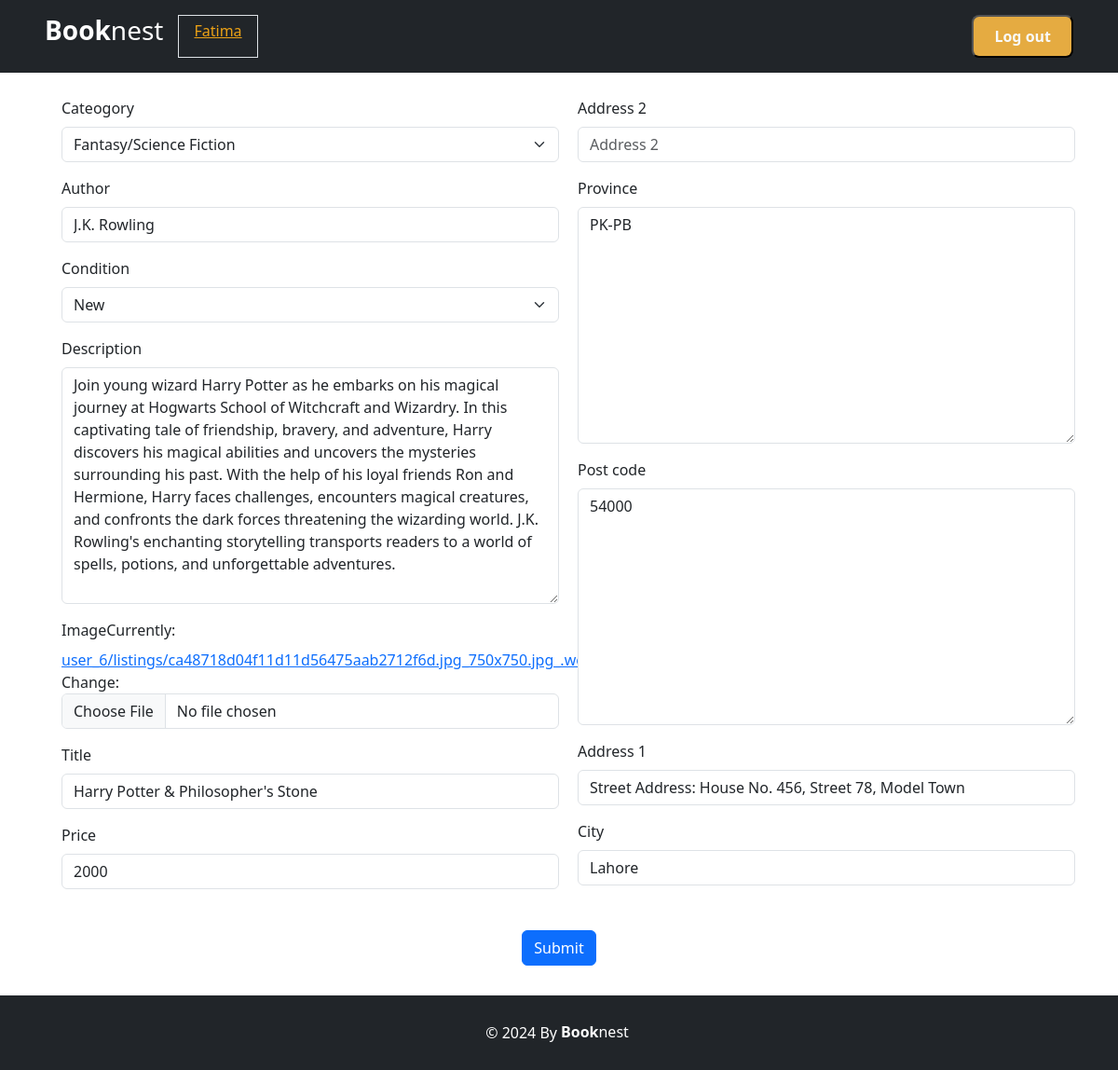
The app's page /listing/1a598170d42844ff8160eb25641b8973/edit/ (signed in) with its own data.
### main/models.py (models this page shows, shortened)
class Listing(models.Model):
    id = models.UUIDField(primary_key=True, default=uuid.uuid4, unique=True, editable=False)
    created_at = models.DateTimeField(auto_now_add=True)
    updated_at = models.DateTimeField(auto_now_add=True)
    title = models.CharField(max_length=150, null=False, default=None)
    author = models.CharField(max_length=100, null=False, default=None)
    seller = models.ForeignKey(Profile, on_delete=models.CASCADE)
    cateogory = models.CharField(max_length=50, choices=BOOK_CATEGORIES, default=None)
    price = models.IntegerField(default=0)
    description = models.TextField()
    condition = models.CharField(max_length=24, choices=BOOK_CONDITION, default=None)
    location = models.OneToOneField(Location, on_delete=models.SET_NULL, null=True)
    image = models.ImageField(upload_to=user_listing_path)

### users/models.py (models this page shows, shortened)
class Location (models.Model):
    address_1 = models.CharField(max_length=150, blank=True)
    address_2 = models.CharField(max_length=150, blank=True)
    city = models.CharField(max_length=50)
    province = PKStateField(default="NY")
    post_code = PKPostCodeField(blank=True)

### main/views.py (the view)
# urls.py: path('listing/<str:id>/edit/', edit_view, name='edit'),
@login_required
def edit_view(request, id):
    try:
        listing = Listing.objects.get(id=id)
        if listing is None:
            raise Exception
        if request.method == 'POST':
            listing_form = ListingForm(request.POST, request.FILES, instance=listing)
            location_form = LocationForm(request.POST, instance=listing.location)
            if listing_form.is_valid() and  location_form.is_valid():
                listing_form.save()
                location_form.save()
                messages.success(request, 'Updated List Successfully.')
                return redirect('home')
            else:
                raise Exception
        else:
            listing_form = ListingForm(instance=listing)
            location_form = LocationForm(instance=listing.location)
            context = {
                'listing_form': listing_form,
                'location_form': location_form,
            }
    except Exception as e:
        messages.error(request, 'An error occured for editing the book list.')
        return redirect('home')
    print(id)
    return render(request, 'views/edit.html', context)

### main/forms.py
class ListingForm(forms.ModelForm):
    class Meta:
        model = Listing
        fields = {'title', 'author', 'cateogory', 'price', 'description', 'condition', 'image'}

### users/forms.py
class LocationForm(forms.ModelForm):
    class Meta:
        model = Location
        fields = {'address_1', 'address_2', 'city', 'province', 'post_code'}

### main/templates/views/edit.html (shortened to what this page needs)
{% extends "base/base.html" %}
{% load django_bootstrap5 %}
{% block "body" %}
    <main>
        <div class="container">
            <form action="" method="post" enctype="multipart/form-data" class="w-100 d-flex flex-column p-4 flex-gap-2">
                <div class="d-flex flex-gap-2">
                    <div class="col-6">
                        {% bootstrap_form listing_form %}
                    </div>
                    <div class="col-6">
                        {% bootstrap_form location_form %}
                    </div>
                </div>
                <div class="100-vh d-flex justify-content-center ">
                    <a href="{% url 'home' %}" class="p-2">{% bootstrap_button button_type="submit" content="Submit" %}</a>
                </div>
            </form>
        </div>
    </main>
{% endblock  %}

### main/templates/base/base.html (shortened to what this page needs)
{% load static %}
<!DOCTYPE html>
<html lang="en">
<head>
    <link rel="stylesheet" href="{% static 'css/bootstrap.min.css' %}">
    <link rel="stylesheet" href="{% static "css/style.css" %}">
</head>
<body>
  {% block "header" %}
  <header>
    <div class="nav justify-content-sm-between bg-dark text-light px-5 py-3">
      <div class="d-flex">
        <a href="{% url 'home' %}" class="text-white"><h3 class="float-md-start mb-0 fw-bold">Book<span class='fw-light'>nest</span></h3></a>
      {% if request.user.is_authenticated %}
      <a class="border mx-3 px-3 py-1 text-orange text-center" href="{% url "profile" %}">{{ request.user|title }}</a>
      {% endif %}
      </div>
      {% if request.user.is_authenticated %}
      <button class="bg-orange rounded-3">
        <a class="nav-link fw-bold text-light active py-2 px-3" aria-current="page" href="{% url "logout" %}">Log out</a>
      </button>
      {% endif %}
    </div>
  </header>
  {% endblock %}
  {% block "body" %}
{% endblock %}
{% block "footer" %}
  <footer class='d-flex text-center justify-content-center align-items-center footer mt-auto bg-dark text-white'>
    <p class='m-0'>&copy; {% now "Y" %} By </p>
    <h6 class='fw-bold px-1 m-0'> Book<span class='fw-normal'>nest</span></h6>
  </footer>
{% endblock %}
</body>
</html>

### main/static/css/style.css (style rules this page uses)
.flex-gap-2 { gap: 20px; }
footer, header { height: 10vh; }
.bg-orange { background-color: rgb(229, 171, 65); }
.text-orange { color: rgb(235, 161, 22); }

### records on screen
Listing: cateogory "Fantasy/Science Fiction", author "J.K. Rowling", condition "New", description "Join young wizard Harry Potter as he embarks on his magical journey at Hogwarts School of Witchcraft and Wizardry. In this captivating tale of friendship, bravery, and adventure, Harry discovers his magical abilities and uncovers the mysteries surrounding his past. With the help of his loyal friends Ron and Hermione, Harry faces challenges, encounters magical creatures, and confronts the dark forces threatening the wizarding world. J.K. Rowling's enchanting storytelling transports readers to a world of spells, potions, and unforgettable adventures.", title "Harry Potter & Philosopher's Stone", price "2000"
Location: province "PK-PB", post_code "54000", address_1 "Street Address: House No. 456, Street 78, Model Town", city "Lahore"

### other values on screen
{{ request.user|title }} "Fatima"
